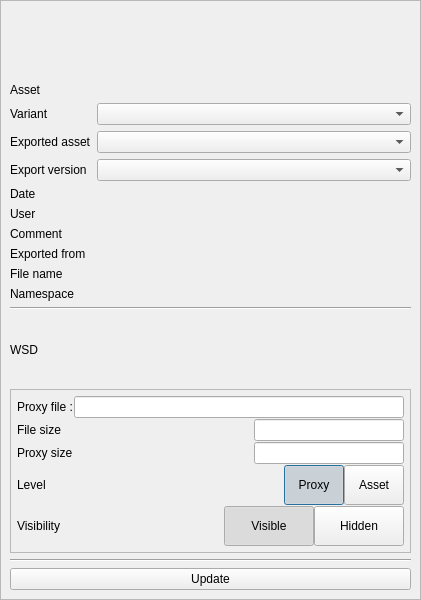
<?xml version="1.0" encoding="UTF-8"?>
<ui version="4.0">
 <class>Dialog</class>
 <widget class="QDialog" name="Dialog">
  <property name="geometry">
   <rect>
    <x>0</x>
    <y>0</y>
    <width>421</width>
    <height>600</height>
   </rect>
  </property>
  <property name="windowTitle">
   <string>Dialog</string>
  </property>
  <layout class="QVBoxLayout" name="verticalLayout">
   <property name="leftMargin">
    <number>0</number>
   </property>
   <property name="topMargin">
    <number>0</number>
   </property>
   <property name="rightMargin">
    <number>0</number>
   </property>
   <property name="bottomMargin">
    <number>0</number>
   </property>
   <item>
    <widget class="QFrame" name="background_frame">
     <property name="frameShape">
      <enum>QFrame::StyledPanel</enum>
     </property>
     <property name="frameShadow">
      <enum>QFrame::Raised</enum>
     </property>
     <layout class="QVBoxLayout" name="verticalLayout_2">
      <item>
       <layout class="QHBoxLayout" name="horizontalLayout">
        <item>
         <widget class="QLabel" name="image_label">
          <property name="minimumSize">
           <size>
            <width>50</width>
            <height>50</height>
           </size>
          </property>
          <property name="text">
           <string/>
          </property>
         </widget>
        </item>
        <item>
         <spacer name="horizontalSpacer">
          <property name="orientation">
           <enum>Qt::Horizontal</enum>
          </property>
          <property name="sizeHint" stdset="0">
           <size>
            <width>40</width>
            <height>20</height>
           </size>
          </property>
         </spacer>
        </item>
       </layout>
      </item>
      <item>
       <layout class="QFormLayout" name="formLayout">
        <item row="0" column="0">
         <widget class="QLabel" name="imported_scene_label">
          <property name="text">
           <string>Asset</string>
          </property>
         </widget>
        </item>
        <item row="0" column="1">
         <widget class="QLabel" name="working_scene_label">
          <property name="text">
           <string/>
          </property>
         </widget>
        </item>
        <item row="1" column="0">
         <widget class="QLabel" name="imported_variant_label">
          <property name="text">
           <string>Variant</string>
          </property>
         </widget>
        </item>
        <item row="1" column="1">
         <widget class="QComboBox" name="variant_comboBox"/>
        </item>
        <item row="2" column="0">
         <widget class="QLabel" name="imported_asset_label">
          <property name="text">
           <string>Exported asset</string>
          </property>
         </widget>
        </item>
        <item row="2" column="1">
         <widget class="QComboBox" name="exported_asset_comboBox"/>
        </item>
        <item row="3" column="0">
         <widget class="QLabel" name="imported_version_label">
          <property name="text">
           <string>Export version</string>
          </property>
         </widget>
        </item>
        <item row="3" column="1">
         <widget class="QComboBox" name="exported_version_comboBox"/>
        </item>
        <item row="5" column="0">
         <widget class="QLabel" name="imported_date_label">
          <property name="text">
           <string>Date</string>
          </property>
         </widget>
        </item>
        <item row="5" column="1">
         <widget class="QLabel" name="date_label">
          <property name="text">
           <string/>
          </property>
         </widget>
        </item>
        <item row="6" column="0">
         <widget class="QLabel" name="imported_user_name_label">
          <property name="text">
           <string>User</string>
          </property>
         </widget>
        </item>
        <item row="6" column="1">
         <widget class="QLabel" name="user_name_label">
          <property name="text">
           <string/>
          </property>
         </widget>
        </item>
        <item row="7" column="0">
         <widget class="QLabel" name="imported_comment_label">
          <property name="text">
           <string>Comment</string>
          </property>
         </widget>
        </item>
        <item row="7" column="1">
         <widget class="QLabel" name="comment_label">
          <property name="text">
           <string/>
          </property>
         </widget>
        </item>
        <item row="9" column="0">
         <widget class="QLabel" name="file_name_label">
          <property name="text">
           <string>File name</string>
          </property>
         </widget>
        </item>
        <item row="9" column="1">
         <widget class="QLabel" name="file_label">
          <property name="text">
           <string/>
          </property>
         </widget>
        </item>
        <item row="10" column="0">
         <widget class="QLabel" name="imported_namespace_label">
          <property name="text">
           <string>Namespace</string>
          </property>
         </widget>
        </item>
        <item row="10" column="1">
         <widget class="QLabel" name="namespace_label">
          <property name="text">
           <string/>
          </property>
         </widget>
        </item>
        <item row="8" column="0">
         <widget class="QLabel" name="imported_software_label">
          <property name="text">
           <string>Exported from</string>
          </property>
         </widget>
        </item>
        <item row="8" column="1">
         <widget class="QLabel" name="software_label">
          <property name="text">
           <string/>
          </property>
         </widget>
        </item>
       </layout>
      </item>
      <item>
       <widget class="Line" name="line">
        <property name="orientation">
         <enum>Qt::Horizontal</enum>
        </property>
       </widget>
      </item>
      <item>
       <widget class="QLabel" name="label">
        <property name="text">
         <string>WSD</string>
        </property>
       </widget>
      </item>
      <item>
       <widget class="QFrame" name="imported_asset_m_wsd_frame">
        <property name="frameShape">
         <enum>QFrame::StyledPanel</enum>
        </property>
        <property name="frameShadow">
         <enum>QFrame::Raised</enum>
        </property>
        <layout class="QVBoxLayout" name="verticalLayout_4">
         <property name="spacing">
          <number>1</number>
         </property>
         <property name="leftMargin">
          <number>6</number>
         </property>
         <property name="topMargin">
          <number>6</number>
         </property>
         <property name="rightMargin">
          <number>6</number>
         </property>
         <property name="bottomMargin">
          <number>6</number>
         </property>
         <item>
          <layout class="QHBoxLayout" name="horizontalLayout_5">
           <item>
            <widget class="QLabel" name="label_4">
             <property name="text">
              <string>Proxy file :</string>
             </property>
            </widget>
           </item>
           <item>
            <widget class="QLineEdit" name="wsd_proxy_file_lineEdit">
             <property name="readOnly">
              <bool>true</bool>
             </property>
            </widget>
           </item>
          </layout>
         </item>
         <item>
          <layout class="QHBoxLayout" name="horizontalLayout_6">
           <item>
            <widget class="QLabel" name="label_5">
             <property name="text">
              <string>File size</string>
             </property>
            </widget>
           </item>
           <item>
            <spacer name="horizontalSpacer_4">
             <property name="orientation">
              <enum>Qt::Horizontal</enum>
             </property>
             <property name="sizeHint" stdset="0">
              <size>
               <width>40</width>
               <height>20</height>
              </size>
             </property>
            </spacer>
           </item>
           <item>
            <widget class="QLineEdit" name="wsd_file_size_lineEdit">
             <property name="minimumSize">
              <size>
               <width>150</width>
               <height>0</height>
              </size>
             </property>
             <property name="maximumSize">
              <size>
               <width>150</width>
               <height>16777215</height>
              </size>
             </property>
            </widget>
           </item>
          </layout>
         </item>
         <item>
          <layout class="QHBoxLayout" name="horizontalLayout_7">
           <item>
            <widget class="QLabel" name="label_6">
             <property name="text">
              <string>Proxy size</string>
             </property>
            </widget>
           </item>
           <item>
            <spacer name="horizontalSpacer_5">
             <property name="orientation">
              <enum>Qt::Horizontal</enum>
             </property>
             <property name="sizeHint" stdset="0">
              <size>
               <width>40</width>
               <height>20</height>
              </size>
             </property>
            </spacer>
           </item>
           <item>
            <widget class="QLineEdit" name="wsd_proxy_size_lineEdit">
             <property name="minimumSize">
              <size>
               <width>150</width>
               <height>0</height>
              </size>
             </property>
             <property name="maximumSize">
              <size>
               <width>150</width>
               <height>16777215</height>
              </size>
             </property>
            </widget>
           </item>
          </layout>
         </item>
         <item>
          <layout class="QHBoxLayout" name="horizontalLayout_3">
           <property name="spacing">
            <number>0</number>
           </property>
           <item>
            <widget class="QLabel" name="label_2">
             <property name="text">
              <string>Level</string>
             </property>
            </widget>
           </item>
           <item>
            <spacer name="horizontalSpacer_2">
             <property name="orientation">
              <enum>Qt::Horizontal</enum>
             </property>
             <property name="sizeHint" stdset="0">
              <size>
               <width>40</width>
               <height>20</height>
              </size>
             </property>
            </spacer>
           </item>
           <item>
            <widget class="QPushButton" name="wsd_proxy_pushButton">
             <property name="minimumSize">
              <size>
               <width>60</width>
               <height>40</height>
              </size>
             </property>
             <property name="maximumSize">
              <size>
               <width>60</width>
               <height>40</height>
              </size>
             </property>
             <property name="text">
              <string>Proxy</string>
             </property>
             <property name="checkable">
              <bool>true</bool>
             </property>
             <property name="checked">
              <bool>true</bool>
             </property>
            </widget>
           </item>
           <item>
            <widget class="QPushButton" name="wsd_asset_pushButton">
             <property name="minimumSize">
              <size>
               <width>60</width>
               <height>40</height>
              </size>
             </property>
             <property name="maximumSize">
              <size>
               <width>60</width>
               <height>40</height>
              </size>
             </property>
             <property name="text">
              <string>Asset</string>
             </property>
             <property name="checkable">
              <bool>true</bool>
             </property>
            </widget>
           </item>
          </layout>
         </item>
         <item>
          <layout class="QHBoxLayout" name="horizontalLayout_4">
           <property name="spacing">
            <number>0</number>
           </property>
           <item>
            <widget class="QLabel" name="label_3">
             <property name="text">
              <string>Visibility</string>
             </property>
            </widget>
           </item>
           <item>
            <spacer name="horizontalSpacer_3">
             <property name="orientation">
              <enum>Qt::Horizontal</enum>
             </property>
             <property name="sizeHint" stdset="0">
              <size>
               <width>40</width>
               <height>20</height>
              </size>
             </property>
            </spacer>
           </item>
           <item>
            <widget class="QPushButton" name="wsd_visible_pushButton">
             <property name="minimumSize">
              <size>
               <width>90</width>
               <height>40</height>
              </size>
             </property>
             <property name="maximumSize">
              <size>
               <width>90</width>
               <height>40</height>
              </size>
             </property>
             <property name="text">
              <string>Visible</string>
             </property>
             <property name="checkable">
              <bool>true</bool>
             </property>
             <property name="checked">
              <bool>true</bool>
             </property>
            </widget>
           </item>
           <item>
            <widget class="QPushButton" name="wsd_hidden_pushButton">
             <property name="minimumSize">
              <size>
               <width>90</width>
               <height>40</height>
              </size>
             </property>
             <property name="maximumSize">
              <size>
               <width>90</width>
               <height>40</height>
              </size>
             </property>
             <property name="text">
              <string>Hidden</string>
             </property>
             <property name="checkable">
              <bool>true</bool>
             </property>
            </widget>
           </item>
          </layout>
         </item>
        </layout>
       </widget>
      </item>
      <item>
       <widget class="Line" name="line_2">
        <property name="orientation">
         <enum>Qt::Horizontal</enum>
        </property>
       </widget>
      </item>
      <item>
       <layout class="QHBoxLayout" name="horizontalLayout_2">
        <item>
         <widget class="QPushButton" name="imported_asset_update_pushButton">
          <property name="text">
           <string>Update</string>
          </property>
         </widget>
        </item>
       </layout>
      </item>
     </layout>
    </widget>
   </item>
  </layout>
 </widget>
 <resources/>
 <connections/>
</ui>
